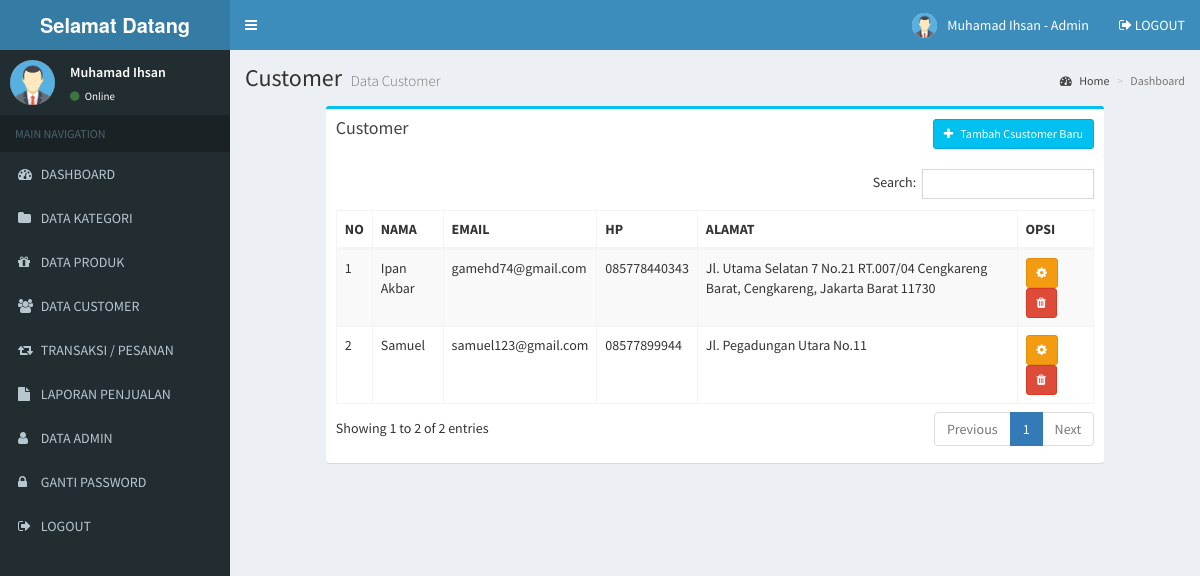
The page /admin/customer.php (signed in) on the database its author committed.
### tables this page shows
CREATE TABLE `customer` (
  `customer_id` int(11) NOT NULL,
  `customer_nama` varchar(255) NOT NULL,
  `customer_email` varchar(255) NOT NULL,
  `customer_hp` varchar(20) NOT NULL,
  `customer_alamat` text NOT NULL,
  `customer_password` varchar(255) NOT NULL
);

### admin/customer.php (the view)
<?php include 'header.php'; ?>
<div class="content-wrapper">
  <section class="content-header">
    <h1>
      Customer
      <small>Data Customer</small>
    </h1>
    <ol class="breadcrumb">
      <li><a href="#"><i class="fa fa-dashboard"></i> Home</a></li>
      <li class="active">Dashboard</li>
    </ol>
  </section>
  <section class="content">
    <div class="row">
      <section class="col-lg-10 col-lg-offset-1">
        <div class="box box-info">
          <div class="box-header">
            <h3 class="box-title">Customer</h3>
            <a href="customer_tambah.php" class="btn btn-info btn-sm pull-right"><i class="fa fa-plus"></i> &nbsp Tambah Csustomer Baru</a>
          </div>
          <div class="box-body">
            <div class="table-responsive">
              <table class="table table-bordered table-striped" id="table-datatable">
                <thead>
                  <tr>
                    <th width="1%">NO</th>
                    <th>NAMA</th>
                    <th>EMAIL</th>
                    <th>HP</th>
                    <th>ALAMAT</th>
                    <th width="10%">OPSI</th>
                  </tr>
                </thead>
                <tbody>
                  <?php
                  include '../koneksi.php';
                  $no=1;
                  $data = mysqli_query($koneksi,"SELECT * FROM customer");
                  while($d = mysqli_fetch_array($data)){
                    ?>
                    <tr>
                      <td><?php echo $no++; ?></td>
                      <td><?php echo $d['customer_nama']; ?></td>
                      <td><?php echo $d['customer_email']; ?></td>
                      <td><?php echo $d['customer_hp']; ?></td>
                      <td><?php echo $d['customer_alamat']; ?></td>
                      <td>
                        <a class="btn btn-warning btn-sm" href="customer_edit.php?id=<?php echo $d['customer_id'] ?>"><i class="fa fa-cog"></i></a>
                        <a class="btn btn-danger btn-sm" href="customer_hapus_konfir.php?id=<?php echo $d['customer_id'] ?>"><i class="fa fa-trash"></i></a>
                      </td>
                    </tr>
                    <?php
                  }
                  ?>
                </tbody>
              </table>
            </div>
          </div>
        </div>
      </section>
    </div>
  </section>
</div>
<?php include 'footer.php'; ?>

### admin/header.php (shortened to what this page needs)
<!DOCTYPE html>
<html>
<head>
  <link rel="stylesheet" href="../assets/bower_components/bootstrap/dist/css/bootstrap.min.css">
  <link rel="stylesheet" href="../assets/bower_components/font-awesome/css/font-awesome.min.css">
  <link rel="stylesheet" href="../assets/bower_components/Ionicons/css/ionicons.min.css">
  <link rel="stylesheet" href="../assets/dist/css/AdminLTE.min.css">
  <link rel="stylesheet" href="../assets/bower_components/datatables.net-bs/css/dataTables.bootstrap.min.css">
  <link rel="stylesheet" href="../assets/dist/css/skins/_all-skins.min.css">
  <link rel="stylesheet" href="../assets/bower_components/morris.js/morris.css">
  <link rel="stylesheet" href="../assets/bower_components/jvectormap/jquery-jvectormap.css">
  <link rel="stylesheet" href="../assets/bower_components/bootstrap-datepicker/dist/css/bootstrap-datepicker.min.css">
  <link rel="stylesheet" href="../assets/bower_components/bootstrap-daterangepicker/daterangepicker.css">
  <link rel="stylesheet" href="../assets/plugins/bootstrap-wysihtml5/bootstrap3-wysihtml5.min.css">
  <?php
  include '../koneksi.php';
  ?>
</head>
<body class="hold-transition skin-blue sidebar-mini">
  <div class="wrapper">
    <header class="main-header">
      <a href="index.php" class="logo">
        <span class="logo-lg"><b>Selamat</b> <b>Datang</b></span>
      </a>
      <nav class="navbar navbar-static-top">
        <a href="#" class="sidebar-toggle" data-toggle="push-menu" role="button">
        </a>
        <div class="navbar-custom-menu">
          <ul class="nav navbar-nav">
            <li class="dropdown user user-menu">
              <a href="#" class="dropdown-toggle" data-toggle="dropdown">
                <?php
                $id_admin = $_SESSION['id'];
                $profil = mysqli_query($koneksi,"select * from admin where admin_id='$id_admin'");
                $profil = mysqli_fetch_assoc($profil);
                if($profil['admin_foto'] == ""){
                  ?>
                  <img src="../gambar/sistem/user.png" class="user-image">
                <?php }else{ ?>
                  <img src="../gambar/user/<?php echo $profil['admin_foto'] ?>" class="user-image">
                <?php } ?>
                <span class="hidden-xs"><?php echo $_SESSION['nama']; ?> - Admin</span>
              </a>
            </li>
            <li>
              <a href="logout.php"><i class="fa fa-sign-out"></i> LOGOUT</a>
            </li>
          </ul>
        </div>
      </nav>
    </header>
    <aside class="main-sidebar">
      <section class="sidebar">
        <div class="user-panel">
          <div class="pull-left image">
            <?php
            $id = $_SESSION['id'];
            $profil = mysqli_query($koneksi,"select * from admin where admin_id='$id'");
            $profil = mysqli_fetch_assoc($profil);
            if($profil['admin_foto'] == ""){
              ?>
              <img src="../gambar/sistem/user.png" class="img-circle">
            <?php }else{ ?>
              <img src="../gambar/user/<?php echo $profil['admin_foto'] ?>" class="img-circle" style="max-height:45px">
            <?php } ?>
          </div>
          <div class="pull-left info">
            <p><?php echo $_SESSION['nama']; ?></p>
            <a href="#"><i class="fa fa-circle text-success"></i> Online</a>
          </div>
        </div>
        <ul class="sidebar-menu" data-widget="tree">
          <li class="header">MAIN NAVIGATION</li>
          <li>
            <a href="index.php">
              <i class="fa fa-dashboard"></i> <span>DASHBOARD</span>
            </a>
          </li>
          <li>
            <a href="kategori.php">
              <i class="fa fa-folder"></i> <span>DATA KATEGORI</span>
            </a>
          </li>
          <li>
            <a href="produk.php">
              <i class="fa fa-gift"></i> <span>DATA PRODUK</span>
            </a>
          </li>
          <li>
            <a href="customer.php">
              <i class="fa fa-users"></i> <span>DATA CUSTOMER</span>
            </a>
          </li>
           <li>
            <a href="transaksi.php">
              <i class="fa fa-retweet"></i> <span>TRANSAKSI / PESANAN</span>
            </a>
          </li>
          <li>
            <a href="laporan.php">
              <i class="fa fa-file"></i> <span>LAPORAN PENJUALAN</span>
            </a>
          </li>
          <li>
            <a href="admin.php">
              <i class="fa fa-user"></i> <span>DATA ADMIN</span>
            </a>
          </li>
          <li>
            <a href="gantipassword.php">
              <i class="fa fa-lock"></i> <span>GANTI PASSWORD</span>
            </a>
          </li>
          <li>
            <a href="logout.php">
              <i class="fa fa-sign-out"></i> <span>LOGOUT</span>
            </a>
          </li>
        </ul>
      </section>
    </aside>

### rows shown on the page
customer: customer_nama "Ipan Akbar", customer_email "gamehd74@gmail.com", customer_hp "085778440343", customer_alamat "Jl. Utama Selatan 7 No.21 RT.007/04 Cengkareng Barat, Cengkareng, Jakarta Barat 11730"
customer: customer_nama "Samuel", customer_email "samuel123@gmail.com", customer_hp "08577899944", customer_alamat "Jl. Pegadungan Utara No.11"

### other values the page prints
$_SESSION['nama'] "Muhamad Ihsan"
